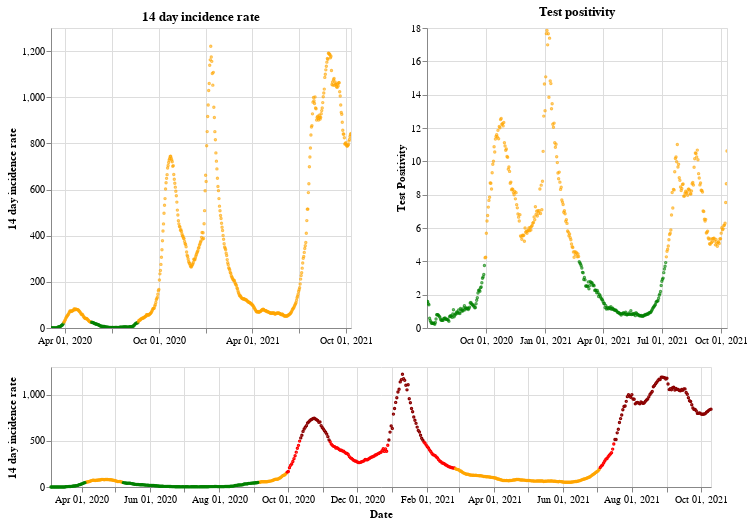

The cell this chart's notebook holds for it:
### Markdown cell above
## Northern Ireland

### Code cell
plot_traffic_light('Northern Ireland')

### Figure 1 — Vega-Lite specification as saved in the notebook (floating-point values rounded to 4 significant figures; data arrays with more than 128 entries replaced by an {"elided": "..."} marker saying what was removed)
{"config": {"view": {"continuousWidth": 400, "continuousHeight": 300}}, "vconcat": [{"hconcat": [{"mark": {"type": "point", "size": 2}, "encoding": {"color": {"condition": {"value": "green", "test": "(datum.twoWeeklyCasesRate <= 25)"}, "value": "orange"}, "tooltip": [{"type": "nominal", "field": "areaName"}, {"type": "temporal", "field": "date"}, {"type": "quantitative", "field": "twoWeeklyCasesRate"}, {"type": "quantitative", "field": "testPositivity"}], "x": {"type": "temporal", "axis": {"title": ""}, "field": "date", "scale": {"domain": {"selection": "DateBrush"}}, "timeUnit": "yearmonthdate"}, "y": {"type": "quantitative", "axis": {"title": "14 day incidence rate"}, "field": "twoWeeklyCasesRate"}}, "title": "14 day incidence rate", "width": 300}, {"mark": {"type": "point", "size": 2}, "encoding": {"color": {"condition": {"value": "green", "test": "(datum.testPositivity <= 4)"}, "value": "orange"}, "tooltip": [{"type": "nominal", "field": "areaName"}, {"type": "temporal", "field": "date"}, {"type": "quantitative", "field": "twoWeeklyCasesRate"}, {"type": "quantitative", "field": "testPositivity"}], "x": {"type": "temporal", "axis": {"title": ""}, "field": "date", "scale": {"domain": {"selection": "DateBrush"}}, "timeUnit": "yearmonthdate"}, "y": {"type": "quantitative", "axis": {"title": "Test Positivity"}, "field": "testPositivity"}}, "title": "Test positivity", "width": 300}]}, {"layer": [{"mark": {"type": "point", "size": 2}, "encoding": {"color": {"condition": {"value": "orange", "test": "(((datum.testPositivity < 4) && (datum.twoWeeklyCasesRate >= 50)) && (datum.twoWeeklyCasesRate < 200))"}, "value": "red"}, "opacity": {"condition": {"value": 1, "test": "((datum.twoWeeklyCasesRate >= 50) && (datum.twoWeeklyCasesRate < 500))"}, "value": 0}, "tooltip": [{"type": "nominal", "field": "areaName"}, {"type": "temporal", "field": "date"}, {"type": "quantitative", "field": "twoWeeklyCasesRate"}, {"type": "quantitative", "field": "testPositivity"}], "x": {"type": "temporal", "axis": {"title": "Date"}, "field": "date", "timeUnit": "yearmonthdate"}, "y": {"type": "quantitative", "axis": {"title": "14 day incidence rate"}, "field": "twoWeeklyCasesRate"}}, "selection": {"DateBrush": {"type": "interval", "encodings": ["x"], "fields": ["Time"]}}}, {"mark": {"type": "point", "size": 2}, "encoding": {"color": {"value": "darkred"}, "opacity": {"condition": {"value": 1, "test": "(datum.twoWeeklyCasesRate >= 500)"}, "value": 0}, "tooltip": [{"type": "nominal", "field": "areaName"}, {"type": "temporal", "field": "date"}, {"type": "quantitative", "field": "twoWeeklyCasesRate"}, {"type": "quantitative", "field": "testPositivity"}], "x": {"type": "temporal", "axis": {"title": "Date"}, "field": "date", "timeUnit": "yearmonthdate"}, "y": {"type": "quantitative", "axis": {"title": "14 day incidence rate"}, "field": "twoWeeklyCasesRate"}}}, {"mark": {"type": "point", "size": 2}, "encoding": {"color": {"condition": {"value": "green", "test": "((datum.testPositivity < 4) && (datum.twoWeeklyCasesRate < 50))"}, "value": "orange"}, "opacity": {"condition": {"value": 1, "test": "(datum.twoWeeklyCasesRate < 50)"}, "value": 0}, "tooltip": [{"type": "nominal", "field": "areaName"}, {"type": "temporal", "field": "date"}, {"type": "quantitative", "field": "twoWeeklyCasesRate"}, {"type": "quantitative", "field": "testPositivity"}], "x": {"type": "temporal", "axis": {"title": "Date"}, "field": "date", "timeUnit": "yearmonthdate"}, "y": {"type": "quantitative", "axis": {"title": "14 day incidence rate"}, "field": "twoWeeklyCasesRate"}}}], "height": 120, "width": 660}], "data": {"name": "data-ff8304a095835637d73e0a294b07d7d2"}, "$schema": "https://vega.github.io/schema/vega-lite/v4.8.1.json", "datasets": {"data-ff8304a095835637d73e0a294b07d7d2": {"elided": "585 records"}}}
